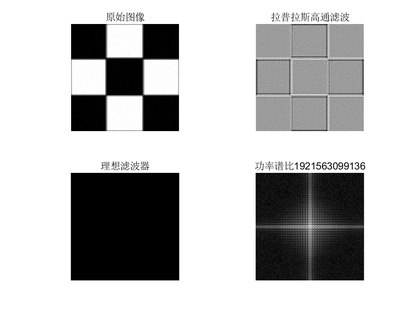
%> input picture 9.png, 420 x 315 px, shrunk from 875 x 656 before the run, given in place of test3_corrupt.pgm, which was not available
$ octave z0503.m   (GNU Octave 9; MATLAB toolbox functions it lacks are replaced by stand-ins)
%> lines starting %> are read from the running program, lines starting %| are printed output that depends on the picture; pictures that were not available may be replaced by others from this repository, and a replacement may not be noted
### paddedsize.m
function PQ = paddedsize(AB,CD,PARAM)

if nargin == 1
    PQ = 2*AB;
elseif nargin ==2 && ~ischar(CD)
    PQ = AB +CD -1;
    PQ = 2*ceil(PQ/2);
elseif nargin == 2
    m = max(AB);%maximum dimension

    %Find power-of-2 at least twice m.
    P = 2^nextpow2(2*m);
    PQ = [P,P];
elseif (nargin == 3)&& strcmpi(PARAM,'pwr2')
    m = max([AB CD]);%maximum dimension
    P = 2^nextpow(2*m);
    PQ = [P,P];
else
    error('Wrong number of inputs');

end

### tofloat.m
function [out,revertclass] = tofloat(input)

identity = @(x) x;
tosingle = @im2single;

table = {'uint8', tosingle, @im2unit8
    'uint16', tosingle ,@im2unit16
    'int16', tosingle, @im2int16
    'logical', tosingle, @logical
    'double', identity, identity
    'single', identity, identity};

classIndex = find(strcmp(class(input), table(:,1)));

if isempty(classIndex)
   error('Unsupported input image class.');
end

out = table{classIndex, 2}(input);

revertclass = table{classIndex, 3};

### dftuv.m
function [ U,V ] = dftuv( M, N )
%DFTUV 实现频域滤波器的网格函数
%   Detailed explanation goes here
u = single(0:(M - 1));
v = single(0:(N - 1));
idx = find(u > M/2); %找大于M/2的数据
u(idx) = u(idx) - M; %将大于M/2的数据减去M
idy = find(v > N/2);
v(idy) = v(idy) - N;
[V, U] = meshgrid(v, u);

end

### z0503.m
pi1= imread('test3_corrupt.pgm');
%> pi1 is the input picture: size 315x420x3 uint8; min 0, max 255, mean 190
% pi1=double(pi1);
PQ1= paddedsize(size(pi1));
%> PQ1 = [630 840 6]
[pi1,revertclass]=tofloat(pi1);
F=fft2(pi1,PQ1(1),PQ1(2));
[U, V] = dftuv(PQ1(1),PQ1(2));
D =hypot(U,V);
H=4.*1.*pi.^2.*D.^2;
H=1-H;
G=H.*F;
g=ifft2(G);
g=g(1:size(pi1,1),1:size(pi1,2));
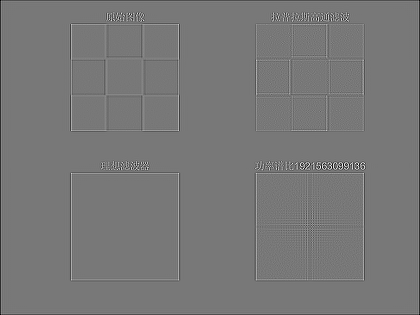
%> g: size 315x420 single; min -1888330.8, max 2110761.8, mean -8150.5; drawn with min black and max white
i1=0;i2=0;
for u=1:size(pi1,1)
    for v=1:size(pi1,2)
        L1=(abs(G(u,v)))^2;
        i1=i1+L1;
        L2=(abs(F(u,v)))^2;
        i2=i2+L2;
    end
end
%> after the loop, i1 = 8.92e+20; i2 = 25468137472

pibi1=L1/L2
%> pibi1 = 1.17e+14
figure;
subplot(2,2,1)
imshow(pi1,[])
title('原始图像');
subplot(2,2,2)
imshow(g,[])
title(['拉普拉斯高通滤波']);
subplot(2,2,3)
imshow(fftshift(H))
title('理想滤波器');
subplot(2,2,4)
imshow(log(1+abs(fftshift(fft2(pi1,PQ1(1),PQ1(2))))),[])
title(['功率谱比',num2str(pibi1)]);
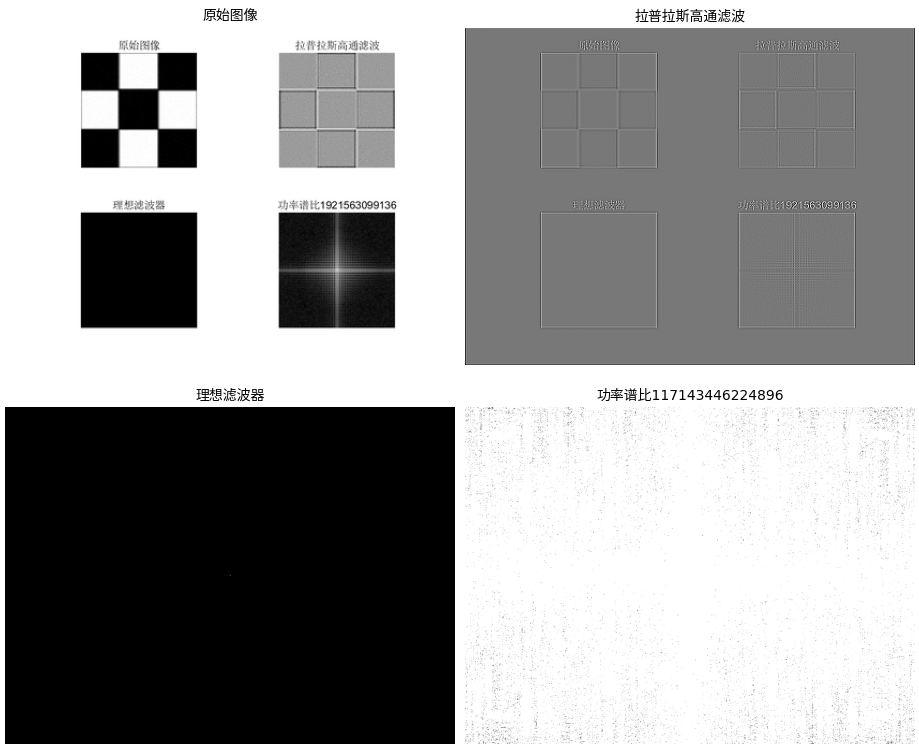
%> figure redrawn from the program's plot data, 4 panels
saveas(gcf, '9.png');
figure;
D0=25;
pi2= imread('test4 copy.bmp');
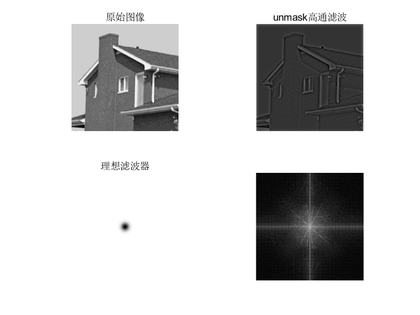
%> input picture 10.png, 420 x 315 px, shrunk from 875 x 656 before the run, given in place of test4 copy.bmp, which was not available
%> pi2 is the input picture: size 315x420x3 uint8; min 0, max 255, mean 206.6
% pi1=double(pi1);
PQ2= paddedsize(size(pi2));
%> PQ2 = [630 840 6]
[pi2,revertclass]=tofloat(pi2);
F=fft2(pi2,PQ2(1),PQ2(2));
[U, V] = dftuv(PQ2(1),PQ2(2));
D =hypot(U,V);
H=exp(-D.^2./(2*D0.^2));
H=1-H;
G=1+1*H.*F;
g2=ifft2(G);
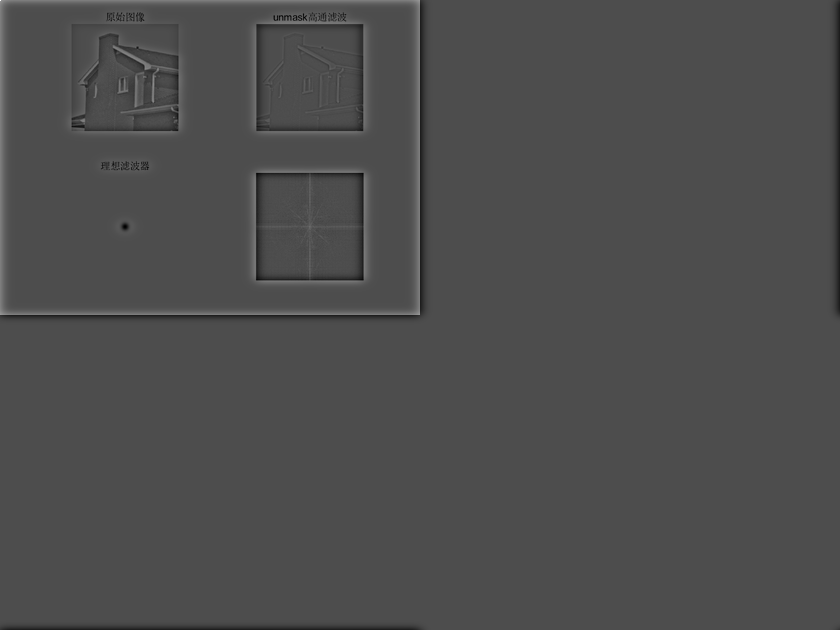
%> g2: size 630x840x3 single; min -0.748, max 1.7, mean 1.89e-06; drawn with min black and max white
g2=g2(1:size(pi2,1),1:size(pi2,2));
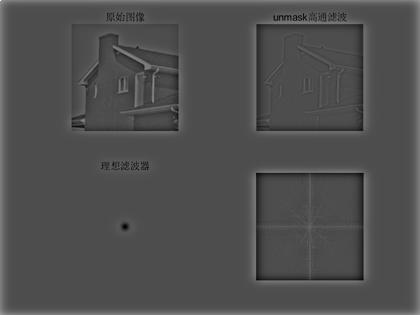
%> g2: size 315x420 single; min -0.748, max 1.7, mean 0.0201; drawn with min black and max white
% g2=pi2-g2;
% g2=pi2+1*g2;
i1=0;i2=0;
for u=1:size(pi2,1)
    for v=1:size(pi2,2)
        L1=(abs(G(u,v)))^2;
        i1=i1+L1;
        L2=(abs(F(u,v)))^2;
        i2=i2+L2;
    end
end
%> after the loop, i1 = 453377088; i2 = 28477227008

pibi2=L1/L2
%> pibi2 = 4.3

subplot(2,2,1)
imshow(pi2,[])
title('原始图像');
subplot(2,2,2)
imshow(g2,[])
title(['unmask高通滤波']);
subplot(2,2,3)
imshow(fftshift(H))
title('理想滤波器');
subplot(2,2,4)
imshow(log(1+abs(fftshift(fft2(pi2,PQ2(1),PQ2(2))))),[])
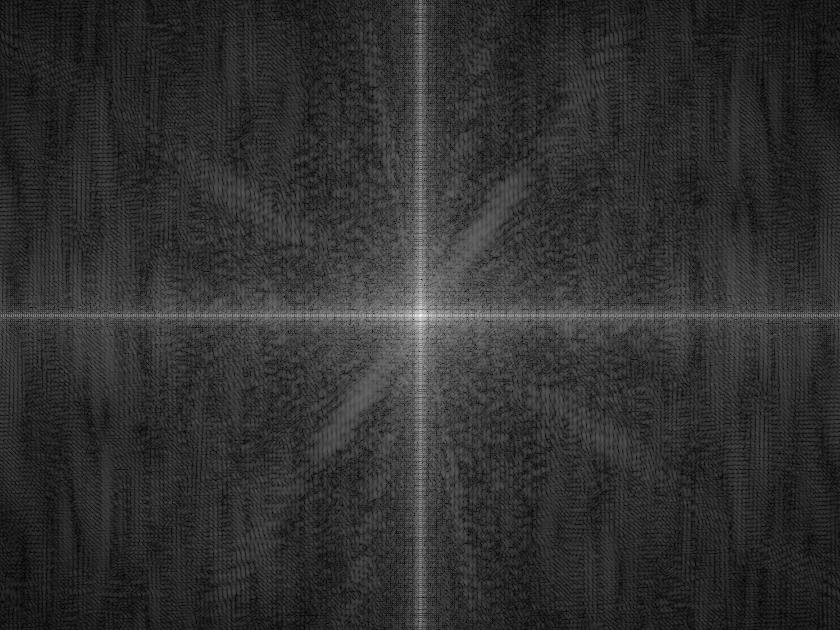
%> displayed picture: size 630x840x3, on the screen's scale of 0 to 255; min 0, max 255, mean 48.3
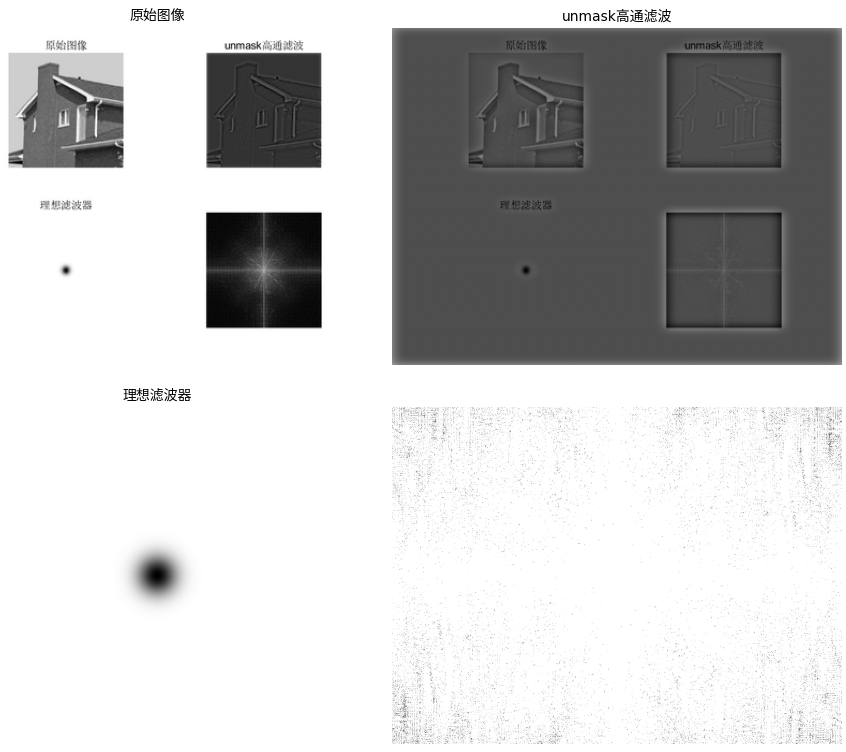
%> figure redrawn from the program's plot data, 4 panels

saveas(gcf, '10.png');
